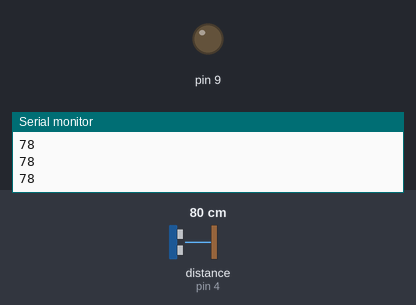
This sketch was run on a simulated Arduino Uno, built with avr-gcc and run on an emulated ATmega328P. Parts: output pins drawn as LEDs (lit = HIGH), the last lines printed to the serial monitor. Wiring (inferred from the names in the program): ultrasonic range finder: trigger pin 3; echo pin 4. The test bench sets the inputs (shaded band); at power-on: distance to the obstacle (sensor on pin 4) 80 cm. The echo pulse lasts 58.3 µs per cm; pins used as bus, display or sensor lines are not drawn.

Above: at 1.2 s.
1.3 s: distance to the obstacle (sensor on pin 4) set to 43 cm
2.8 s: distance to the obstacle (sensor on pin 4) set to 37 cm
At 3.8 s:
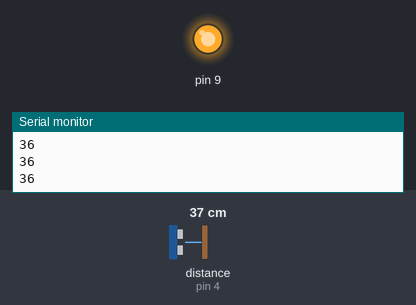
4.3 s: distance to the obstacle (sensor on pin 4) set to 60 cm
At 5.5 s:
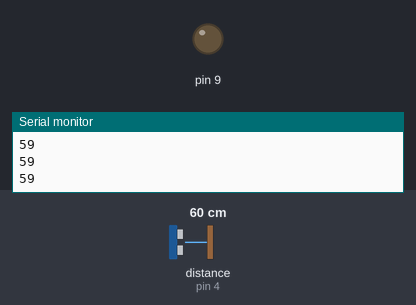
5.9 s: distance to the obstacle (sensor on pin 4) set to 2 cm
At 6.3 s:
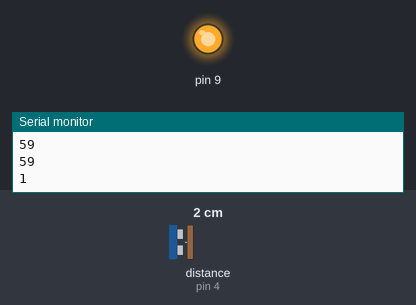
Timing chart, 0 to 8.4 s (numbered marks = the images above; inputs shaded):
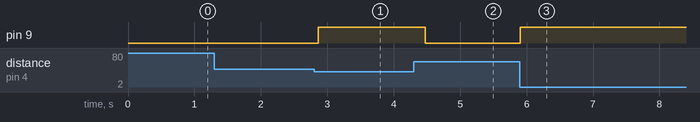

The sketch:

inspire_airfeild_bird_detector.ino
```cpp
const int trigPin = 3;
const int echoPin = 4;

long duration;
int distanceCm, distanceInch;

void setup() {
//lcd.begin(16,2); // Initializes the interface to the LCD screen, and specifies the dimensions (width and height) of the display
Serial.begin(9600);
pinMode(trigPin, OUTPUT);
pinMode(echoPin, INPUT);
pinMode(9, OUTPUT);
digitalWrite(9, 0);
}

void loop() {
digitalWrite(trigPin, LOW);
delayMicroseconds(2);

digitalWrite(trigPin, HIGH);
delayMicroseconds(10);
digitalWrite(trigPin, LOW);

duration = pulseIn(echoPin, HIGH);
distanceCm= duration*0.034/2;
distanceInch = duration*0.0133/2;
Serial.println(distanceCm);
//Serial.println(distanceInch);


if(distanceCm < 40)
{
  digitalWrite(9, HIGH);
  delay(300);
}
else
{
  digitalWrite(9, LOW);
  delay(100);
}
  delay(100);
}
```

Measured:
- the behaviour switches between 41 and 40 cm on distance to the obstacle (sensor on pin 4) (found by bisection; images 0 and 1)
- after the input at 2.8 s, pin 9: LOW → HIGH after 0.06 s
- after the input at 4.3 s, pin 9: HIGH → LOW after 0.18 s
- after the input at 5.9 s, pin 9: LOW → HIGH at once
